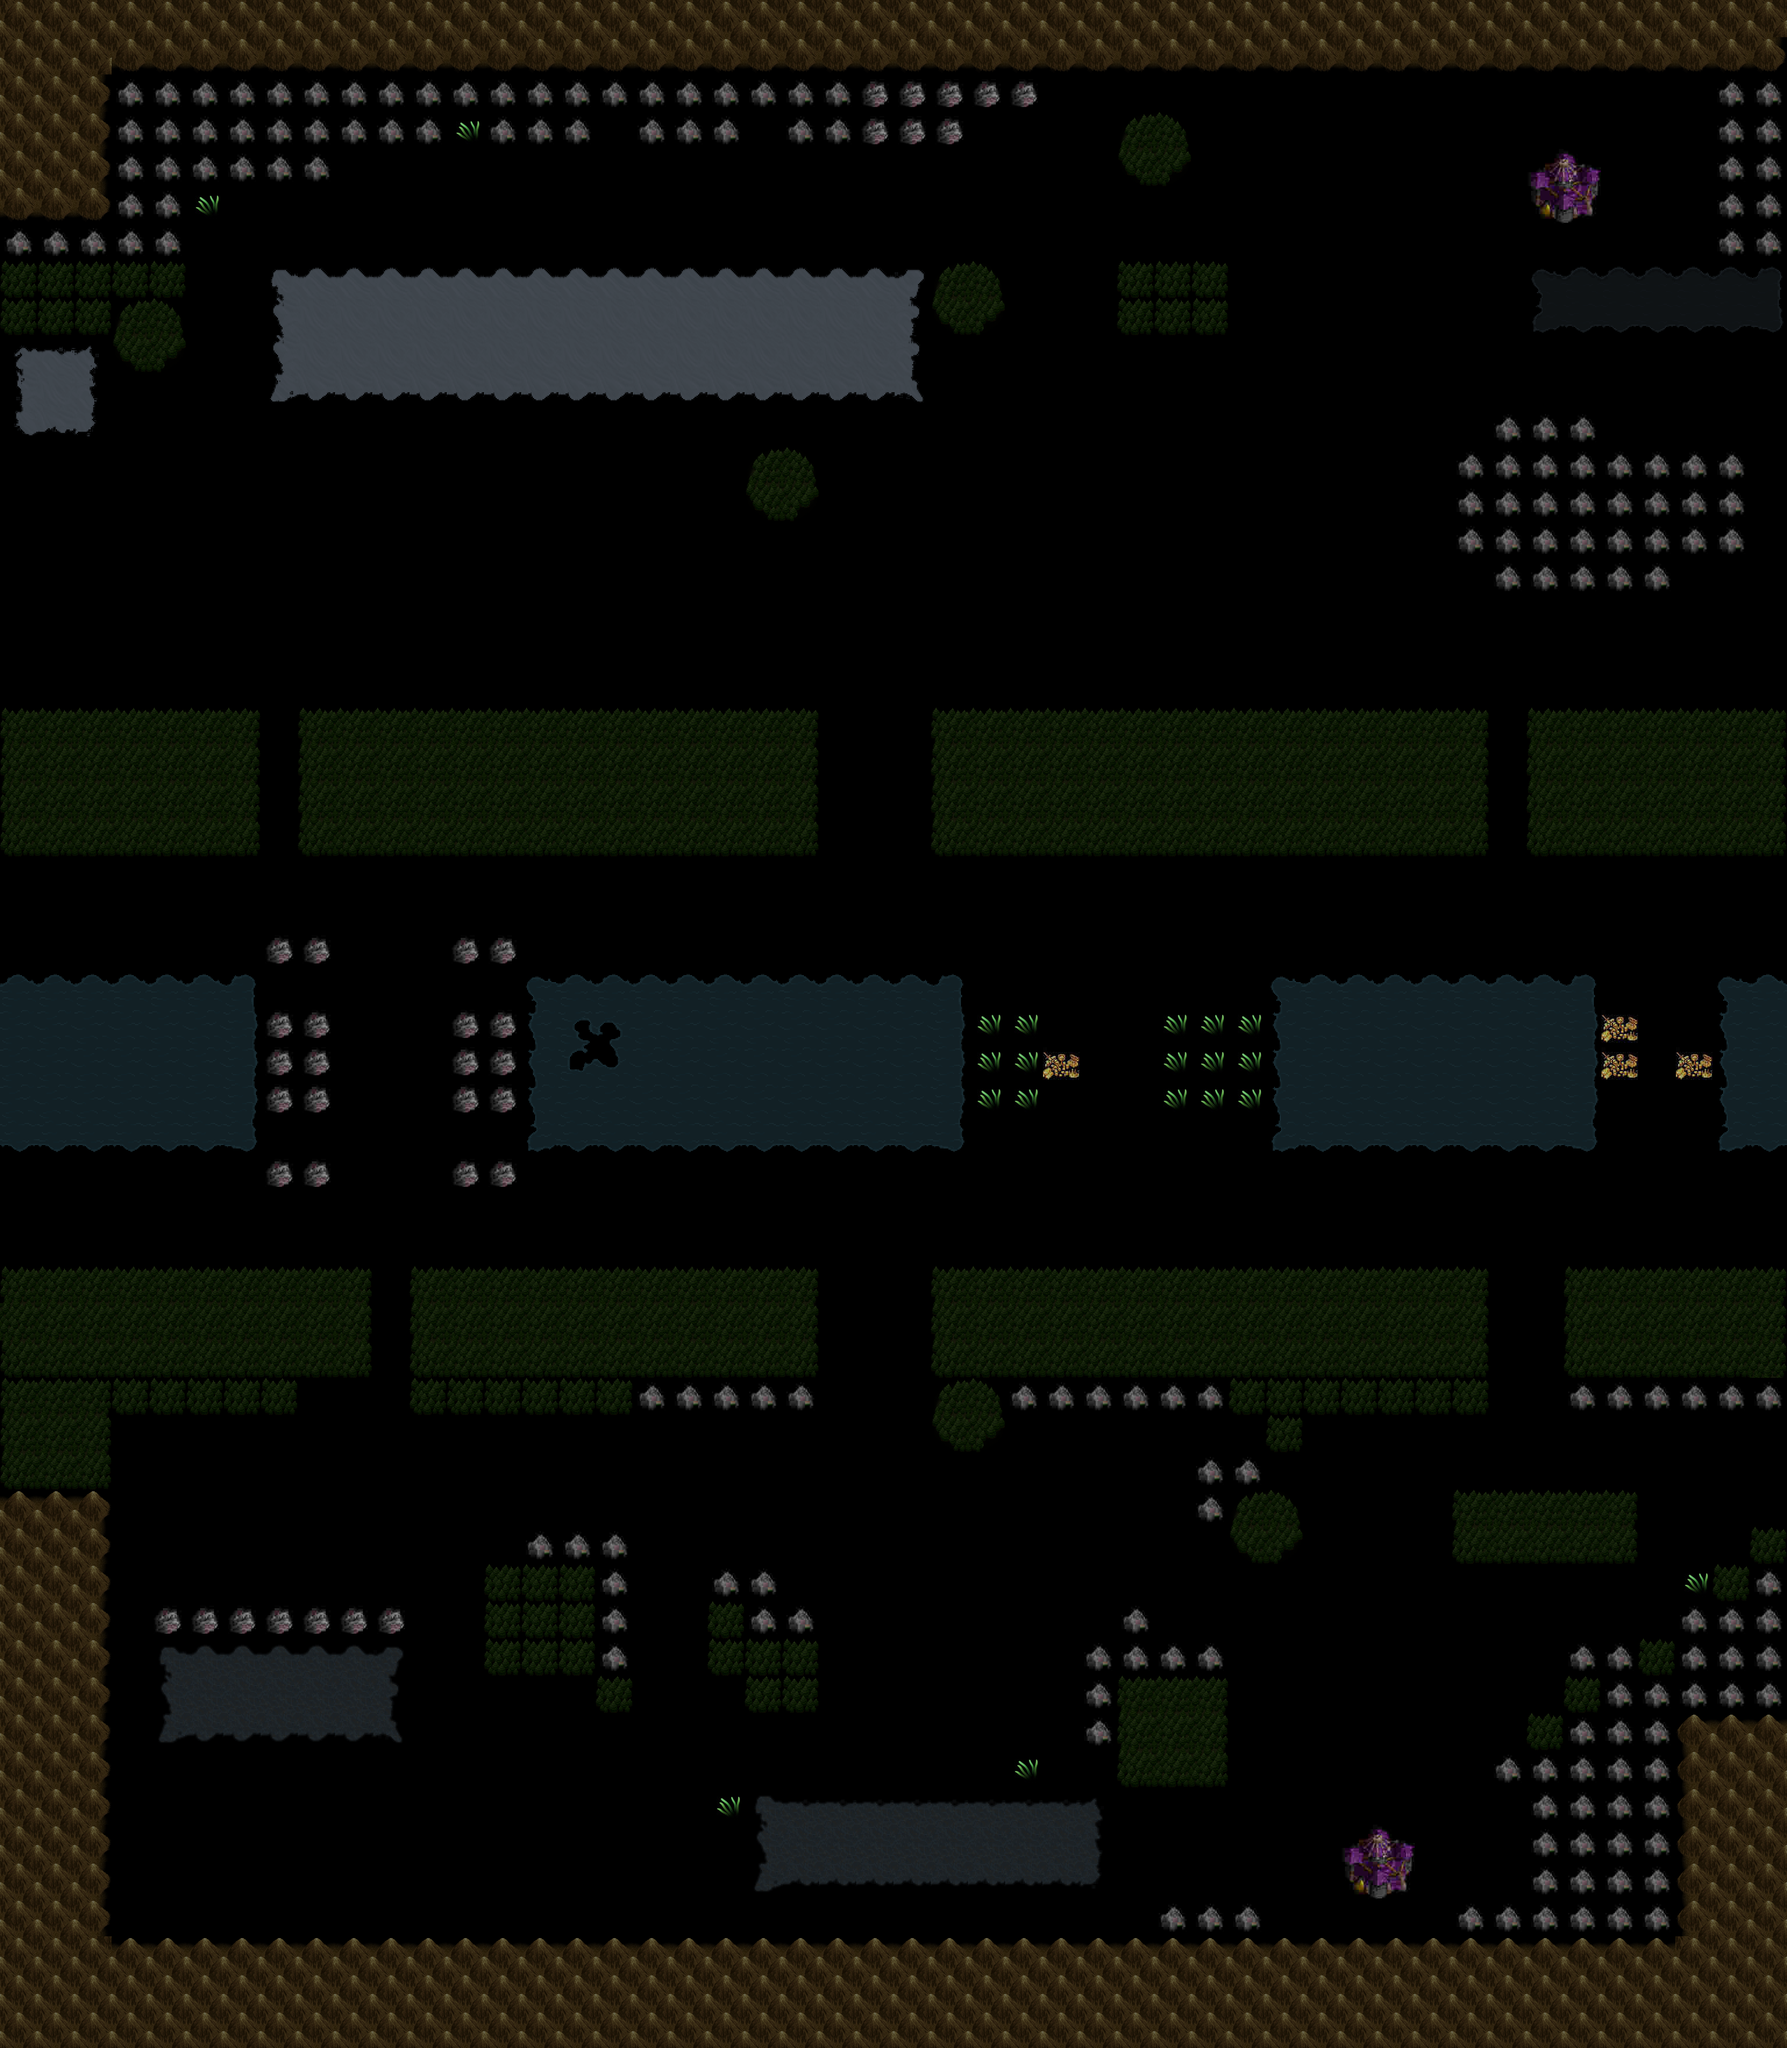

Rendered tile map (Tiled .tmx) drawn with the repository's tilesets; below, a short description and the map source with its tile grids summarised:
An orthogonal 48x55 tile map with 64x64 px tiles, 1 tile layer (Слой тайлов 1), 4 tilesets.

<map version="1.10" tiledversion="1.11.0" orientation="orthogonal" renderorder="right-down" width="48" height="55" tilewidth="64" tileheight="64" infinite="0" nextlayerid="2" nextobjectid="1">
 <tileset firstgid="1" source="tilesets/water.tsx" />
 <tileset firstgid="301" source="tilesets/mountains.tsx" />
 <tileset firstgid="316" source="tilesets/tmx_tileset.tsx" />
 <tileset firstgid="572" source="tilesets/forest.tsx" />
 <layer id="1" name="Слой тайлов 1" width="48" height="55">
  <data>[2640 cells, 1245 non-empty, 82 distinct tile ids]</data>
 </layer>
</map>
